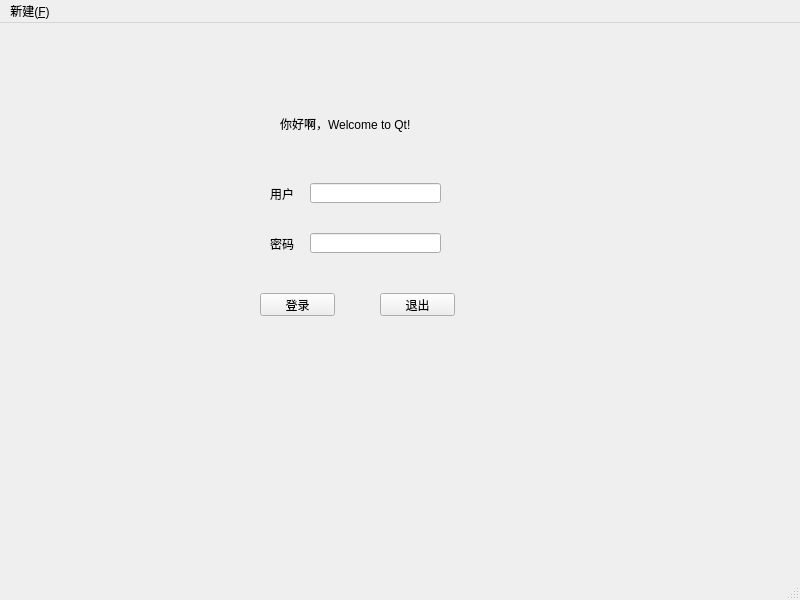
<?xml version="1.0" encoding="UTF-8"?>
<ui version="4.0">
 <class>MainWindow</class>
 <widget class="QMainWindow" name="MainWindow">
  <property name="geometry">
   <rect>
    <x>0</x>
    <y>0</y>
    <width>800</width>
    <height>600</height>
   </rect>
  </property>
  <property name="windowTitle">
   <string>MainWindow</string>
  </property>
  <widget class="QWidget" name="centralwidget">
   <widget class="QPushButton" name="login_btn">
    <property name="geometry">
     <rect>
      <x>260</x>
      <y>270</y>
      <width>75</width>
      <height>23</height>
     </rect>
    </property>
    <property name="text">
     <string>登录</string>
    </property>
   </widget>
   <widget class="QLabel" name="label_3">
    <property name="geometry">
     <rect>
      <x>270</x>
      <y>200</y>
      <width>41</width>
      <height>41</height>
     </rect>
    </property>
    <property name="text">
     <string>密码</string>
    </property>
   </widget>
   <widget class="QLineEdit" name="pwdlineEdit">
    <property name="geometry">
     <rect>
      <x>310</x>
      <y>210</y>
      <width>131</width>
      <height>20</height>
     </rect>
    </property>
   </widget>
   <widget class="QLineEdit" name="userlineEdit">
    <property name="geometry">
     <rect>
      <x>310</x>
      <y>160</y>
      <width>131</width>
      <height>20</height>
     </rect>
    </property>
   </widget>
   <widget class="QLabel" name="label_2">
    <property name="geometry">
     <rect>
      <x>270</x>
      <y>150</y>
      <width>41</width>
      <height>41</height>
     </rect>
    </property>
    <property name="text">
     <string>用户</string>
    </property>
   </widget>
   <widget class="QPushButton" name="exit_btn">
    <property name="geometry">
     <rect>
      <x>380</x>
      <y>270</y>
      <width>75</width>
      <height>23</height>
     </rect>
    </property>
    <property name="text">
     <string>退出</string>
    </property>
   </widget>
   <widget class="QLabel" name="label">
    <property name="geometry">
     <rect>
      <x>280</x>
      <y>80</y>
      <width>161</width>
      <height>41</height>
     </rect>
    </property>
    <property name="text">
     <string>你好啊，Welcome to Qt!</string>
    </property>
   </widget>
  </widget>
  <widget class="QMenuBar" name="menubar">
   <property name="geometry">
    <rect>
     <x>0</x>
     <y>0</y>
     <width>800</width>
     <height>22</height>
    </rect>
   </property>
   <widget class="QMenu" name="menu_F">
    <property name="title">
     <string>新建(&amp;F)</string>
    </property>
    <addaction name="action_N"/>
   </widget>
   <addaction name="menu_F"/>
  </widget>
  <widget class="QStatusBar" name="statusbar"/>
  <action name="action_N">
   <property name="text">
    <string>文件(&amp;N)</string>
   </property>
  </action>
 </widget>
 <resources/>
 <connections>
  <connection>
   <sender>exit_btn</sender>
   <signal>clicked()</signal>
   <receiver>MainWindow</receiver>
   <slot>close()</slot>
   <hints>
    <hint type="sourcelabel">
     <x>417</x>
     <y>303</y>
    </hint>
    <hint type="destinationlabel">
     <x>399</x>
     <y>299</y>
    </hint>
   </hints>
  </connection>
 </connections>
</ui>
